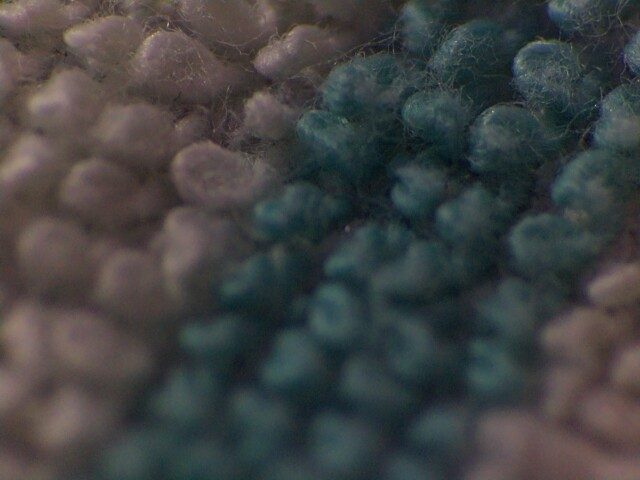
#> input picture capture/images/_20250706_183132.jpg, 640 x 480 px
$ python preprocess.py ../capture/images/_20250706_183132.jpg
#> lines starting #> are read from the running program, lines starting #| are printed output that depends on the picture; after the words box and inside, x2 and y2 are one past the last pixel; in counts of white or black regions, pixels touching at a corner belong together
import cv2

def preprocess_image(path, size=(512, 512)):
    """
    Loads an image, converts to grayscale, resizes, and thresholds it.
    Returns: grayscale image and binary image.
    """
#> called with path = '../capture/images/_20250706_183132.jpg', size = (512, 512)
    img = cv2.imread(path)
#> img is the input picture: shape (480, 640, 3); mean B, G, R 66.9, 66.7, 64.8
    if img is None:
        raise ValueError(f"Image at path '{path}' not found.")

    gray = cv2.cvtColor(img, cv2.COLOR_BGR2GRAY)
    resized = cv2.resize(gray, size)
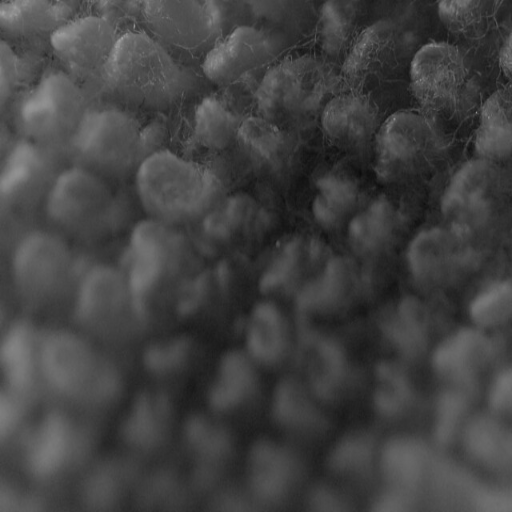
#> resized: shape (512, 512); min 11, max 160, mean 66.1
    _, binary = cv2.threshold(resized, 127, 255, cv2.THRESH_BINARY)
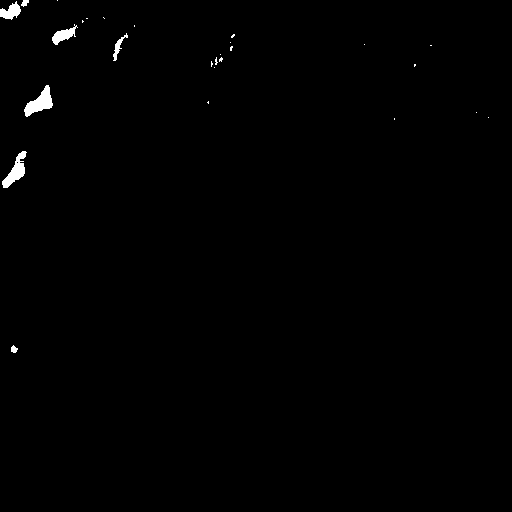
#> binary: shape (512, 512); 0.59% white; 27 white regions (20 under 20 px), largest, box (x1, y1, x2, y2) and area: (24, 85, 53, 117) 433, (2, 151, 27, 188) 381, (52, 24, 78, 45) 235

    return resized, binary

# For testing this file directly
if __name__ == "__main__":
    import sys
    from matplotlib import pyplot as plt

    if len(sys.argv) < 2:
        print("Usage: python3 preprocess.py path/to/image.jpg")
        sys.exit()

    image_path = sys.argv[1]
    gray, binary = preprocess_image(image_path)

    # Show images (optional)
    plt.subplot(1, 2, 1)
    plt.title("Grayscale")
    plt.imshow(gray, cmap='gray')

    plt.subplot(1, 2, 2)
    plt.title("Binary Threshold")
    plt.imshow(binary, cmap='gray')

    plt.show()
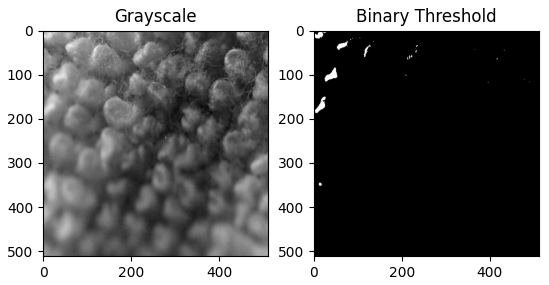
#> figure drawn by matplotlib, 2 panels

$ run again, on capture/images/denim/denim_20250728_183704.jpg
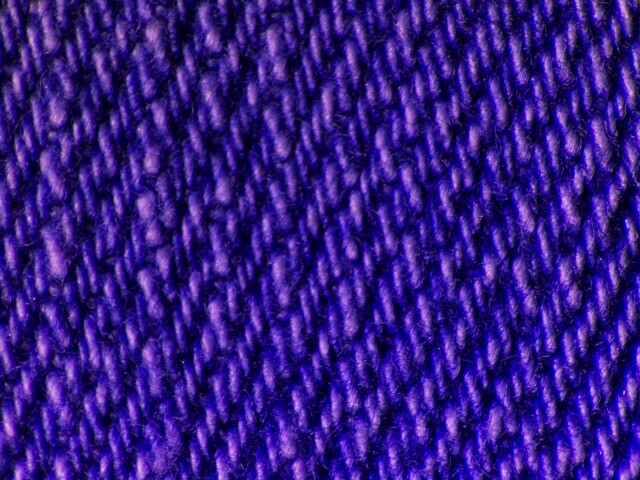
#> input picture capture/images/denim/denim_20250728_183704.jpg, 640 x 480 px
#> in preprocess_image, img is the input picture: shape (480, 640, 3); mean B, G, R 131.1, 25.8, 52.2
#> in preprocess_image, `_, binary = cv2.threshold(resized, 127, 255, cv2.THRESH_BINARY)`:
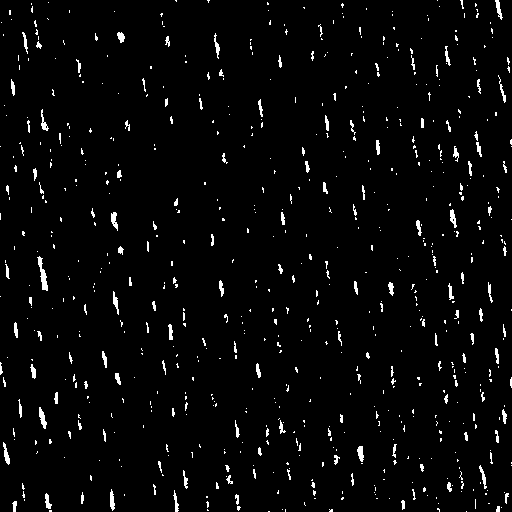
#> binary: shape (512, 512); 2.9% white in thin lines or dots
#> `plt.show()`:
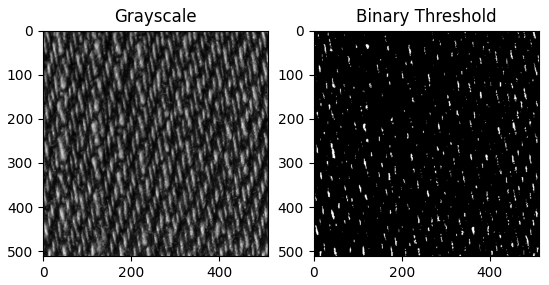
#> figure drawn by matplotlib, 2 panels
